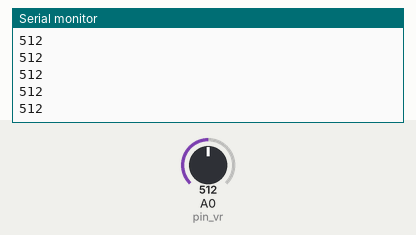
A sketch run on a simulated Arduino Uno, built with avr-gcc and run on an emulated ATmega328P. On the bench: the last lines printed to the serial monitor. Inputs (shaded band) come from the test bench; at power-on: A0 (pin_vr) = 512.

Above: at 1.2 s.
1.3 s: A0 (pin_vr) set to 716
At 1.32 s:
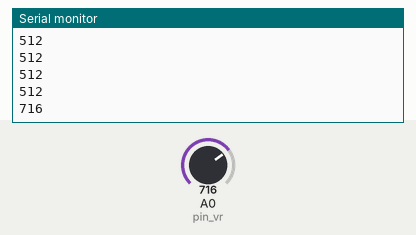
2.8 s: A0 (pin_vr) set to 900
At 2.83 s:
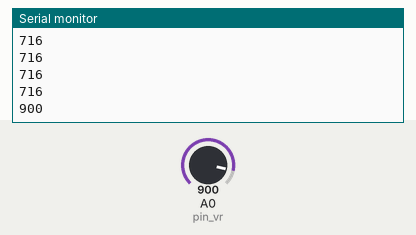
Timing chart, 0 to 5.8 s (numbered marks = the images above; inputs shaded):
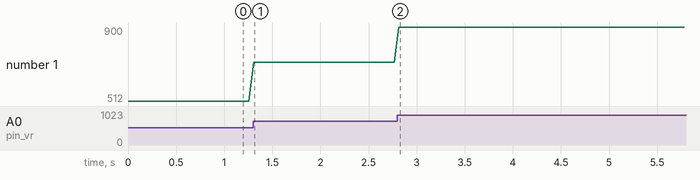

Measured:
- after the input at 1.3 s, the serial monitor: prints a new line at once (image 1)
- after the input at 2.8 s, the serial monitor: prints a new line at once (image 2)
- plotted number 1: 512 → 716 after the input at 1.3 s, 716 → 900 after the input at 2.8 s

The sketch:

EX_14_02.ino
```cpp
int pin_vr = A0;       // 가변저항 연결 핀

void setup() {
  Serial.begin(9600);       // 시리얼 통신 초기화
  analogReference(INTERNAL);
}

void loop() {
  int value = analogRead(pin_vr);   // 가변저항 읽기

  Serial.println(value);

  delay(50);
}
```
